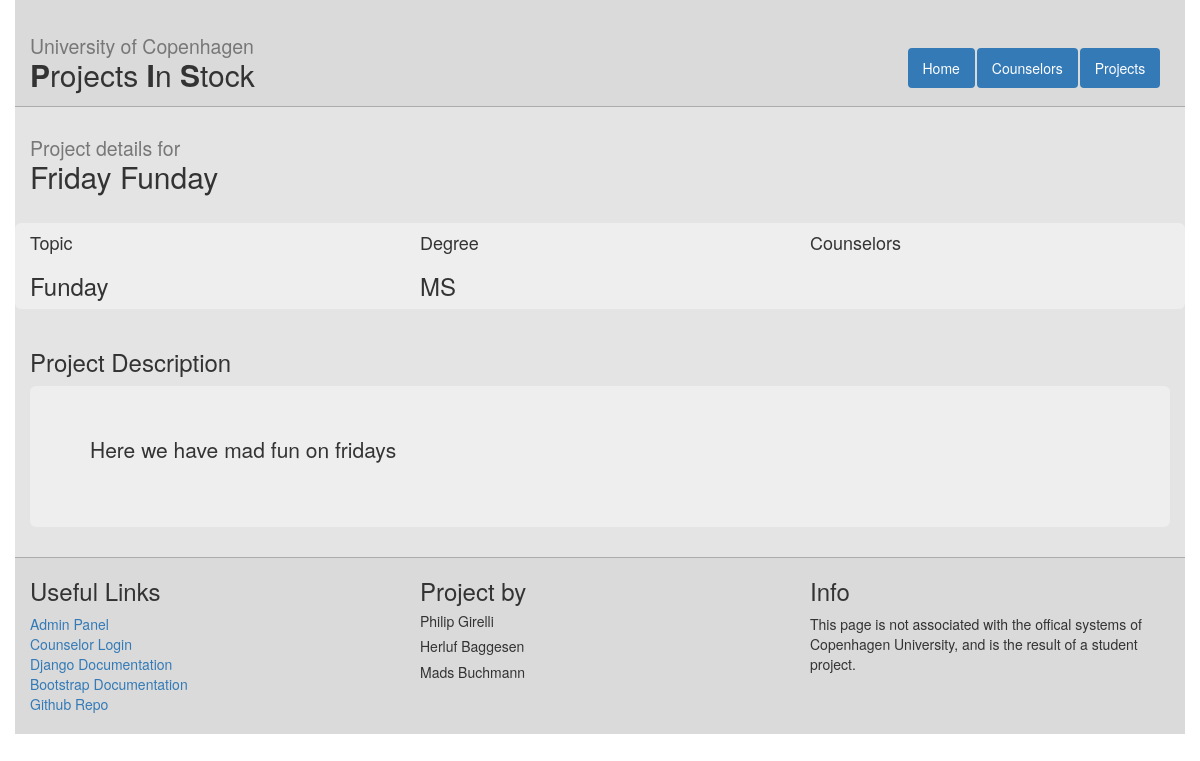
The app's page /projects/2/ with its own data.
### web/models.py (models this page shows, shortened)
class Project(models.Model):
    title = models.CharField(max_length = 120) #120 is up for discussion
    description = models.TextField()
    timestamp = models.DateTimeField(auto_now = False, auto_now_add = True)
    degreeChoices = (('BSc','Bachelor'),('MS','Masters'))
    degree = models.CharField(max_length = 5, choices = degreeChoices, default='BSc')
    topic = models.CharField(max_length = 120) #120 is up for discussion

### web/views.py (the view)
# urls.py: url(r'^projects/(?P<project_id>[0-9]+)/$', views.project_detail, name='project_detail'),
def project_detail(request, project_id):
    proj = get_object_or_404(Project, id=project_id)
    context = {
        'project': proj,
    }
    return render(request, 'web/project_detail.html', context)

### web/templates/web/project_detail.html (shortened to what this page needs)
{%extends "web/master.html" %}
{% block content%}
  <h2><small>Project details for</small> <br />{{ project.title }}</h2>
<br />
  <div class="row info-box">
  <div class="col-md-4">
    <h4>Topic</h4>
    <h3>{{ project.topic }}</h3>
  </div>
  <div class="col-md-4">
    <h4>Degree</h4>
    <h3>{{ project.degree }}</h3>
  </div>
  <div class="col-md-4">
    <h4>Counselors</h4>
  </div>
  </div>
  <br />
  <h3>Project Description</h3>
  <div class="jumbotron">
  <p>{{ project.description }}</p>
  </div>
{%endblock%}

### web/static/web/style.css (style rules this page uses)
html, body { height : 100%; }
.info-box { background-color : #eee; border-radius: 6px; }

### records on screen
Project: title "Friday Funday", topic "Funday", degree "MS", description "Here we have mad fun on fridays"
